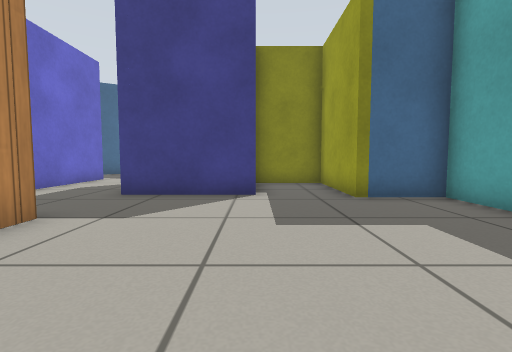
[1] (above)

16 first-person views from a walk through a world built for the Gazebo simulator. The camera is 0.5 m above the floor, tilts 4° down and sees 85° across. The floor is counted in squares, 0.5 m on a side. Each view is taken from the middle of a square. On the plan, view 1 faces up. The plan holds only what a view shows up to about 11 squares ahead; the rest is blank. Gazebo's built-in surfaces are drawn with simple patterns.

[2]
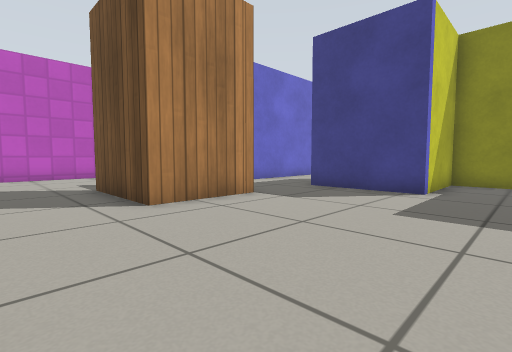

[3]
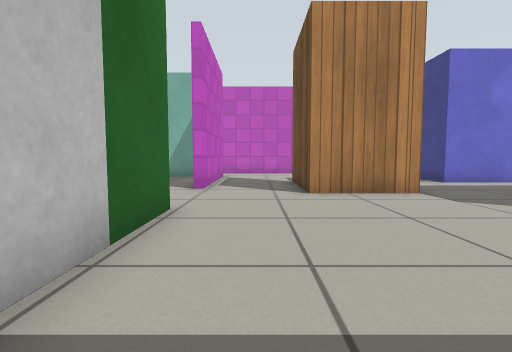

[4]
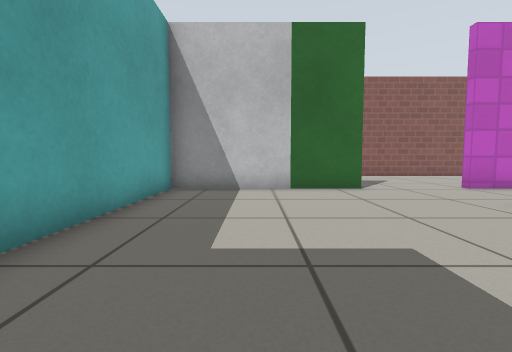

[5]
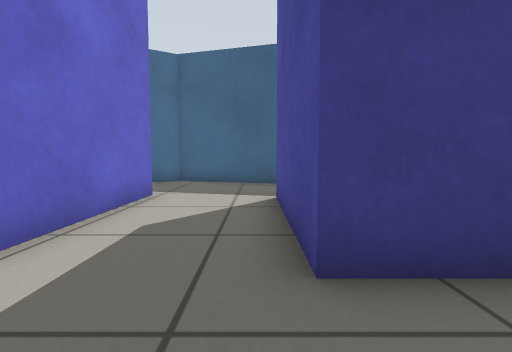

[6]
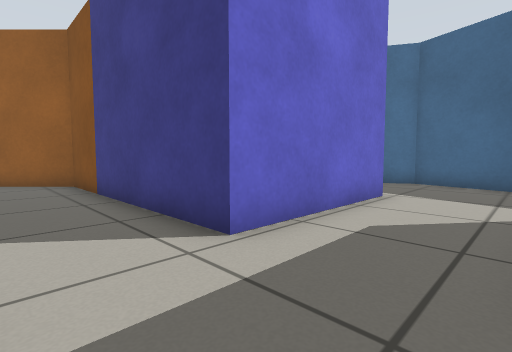

[7]
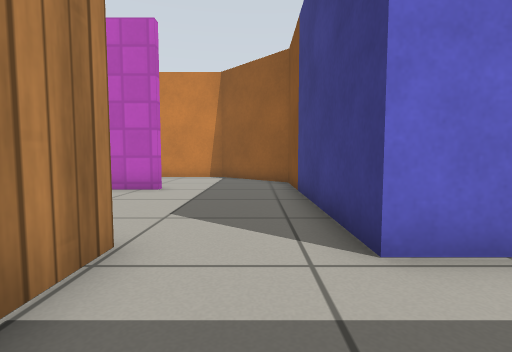

[8]
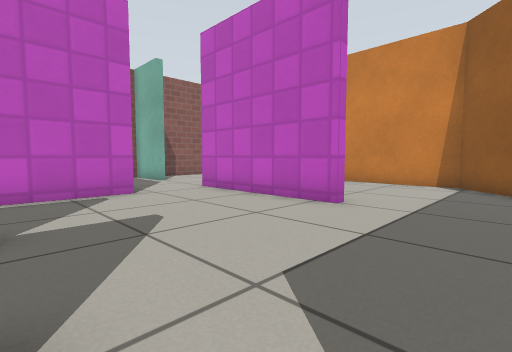

[9]
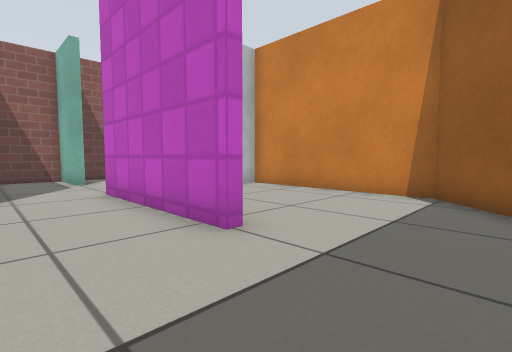

[10]
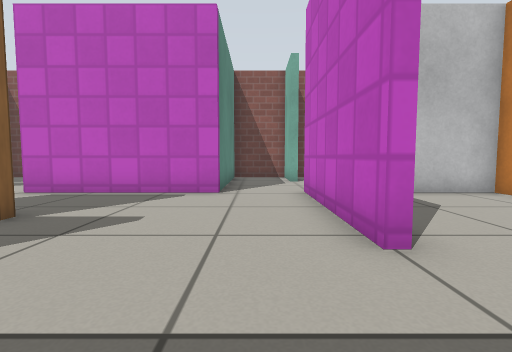

[11]
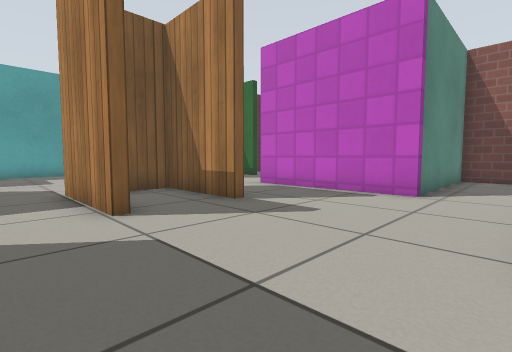

[12]
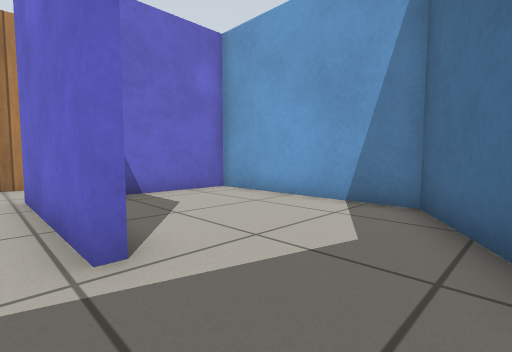

[13]
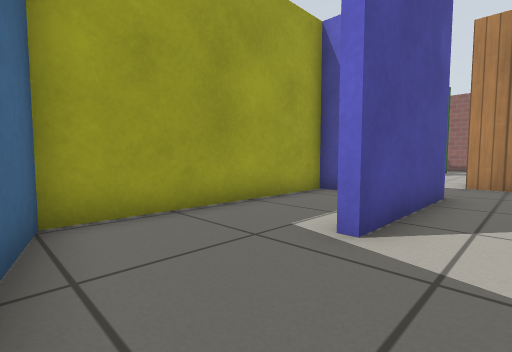

[14]
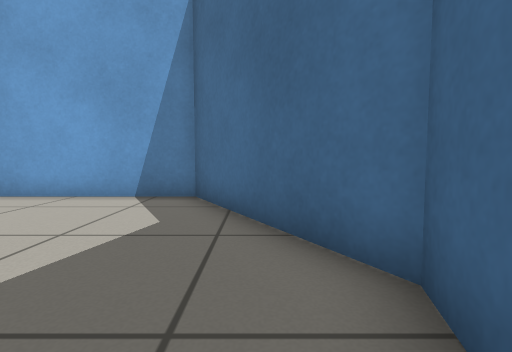

[15]
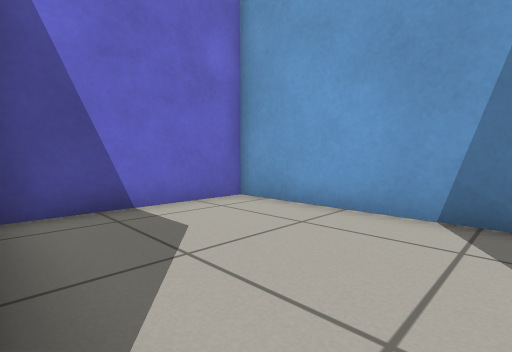

[16]
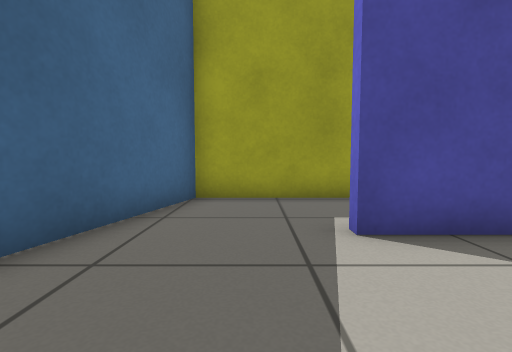

### Floor plan
Ten units are one square. View 1 is at (0, 0); x grows to the right and y downward. Boxes are objects, and circles mark ways between rooms. Rooms are numbered by the first view taken in them; rooms with no view inside come last. Other rooms are left out.
<svg viewBox="-181 -168 232 246">
<path fill="none" stroke="#000" d="M-71 -44 -35 -44 -35 -14 -45 -14M-14 16 46 16 46 -68 24 -68 24 -105 0 -105 0 -72 -35 -72 -35 -117M-67 -122 -67 -72M-33 -153 -62 -161M-71 -17 -38 -17 -38 -30M-100 16 -45 16M-128 -31 -124 -31 -124 20M-45 -14 -71 -14M-67 -72 -124 -72M-71 -122 -67 -122M-62 -161 -71 -163 -119 -135 -119 -75 -71 -75M-124 -72 -147 -72 -176 -44 -176 16 -153 16M-35 -117 -31 -117M-10 -75 -3 -75 -3 -145 -33 -153M-124 51 -124 73 -100 73 -100 16"/>
<circle cx="-45" cy="5" r="3" fill="#2a7"/>
<circle cx="-70" cy="-55" r="3" fill="#2a7"/>
<circle cx="-70" cy="-140" r="3" fill="#2a7"/>
<circle cx="-30" cy="-130" r="3" fill="#2a7"/>
<circle cx="-130" cy="-50" r="3" fill="#2a7"/>
<circle cx="-115" cy="20" r="3" fill="#2a7"/>
<text x="-10" y="-50">1</text>
<text x="-90" y="-20">2</text>
<text x="-90" y="-110">3</text>
<text x="-150" y="-20">4</text>
<text x="-20" y="-110">5</text>
<text x="-120" y="40">6</text>
</svg>
Room 1 opens to room 2. Room 1 opens to room 3. Room 1 opens to room 5. Room 2 opens to room 4. Room 2 opens to room 6.

Where each view was taken, in squares from view 1:
view 1: 0 up, 0 right, facing up
view 2: 1 down, 2 right, facing up-left
view 3: 0 up, 4 right, facing left
view 4: 7 up, 2 right, facing down
view 5: 5 up, 4 left, facing up
view 6: 5 up, 4 left, facing up-left
view 7: 6 up, 4 left, facing left
view 8: 6 up, 7 left, facing down-left
view 9: 6 up, 10 left, facing down-left
view 10: 6 up, 11 left, facing down
view 11: 6 up, 12 left, facing down-right
view 12: 15 up, 6 left, facing down-left
view 13: 15 up, 5 left, facing down-right
view 14: 15 up, 5 left, facing left
view 15: 13 up, 7 left, facing down-left
view 16: 13 up, 7 left, facing right
